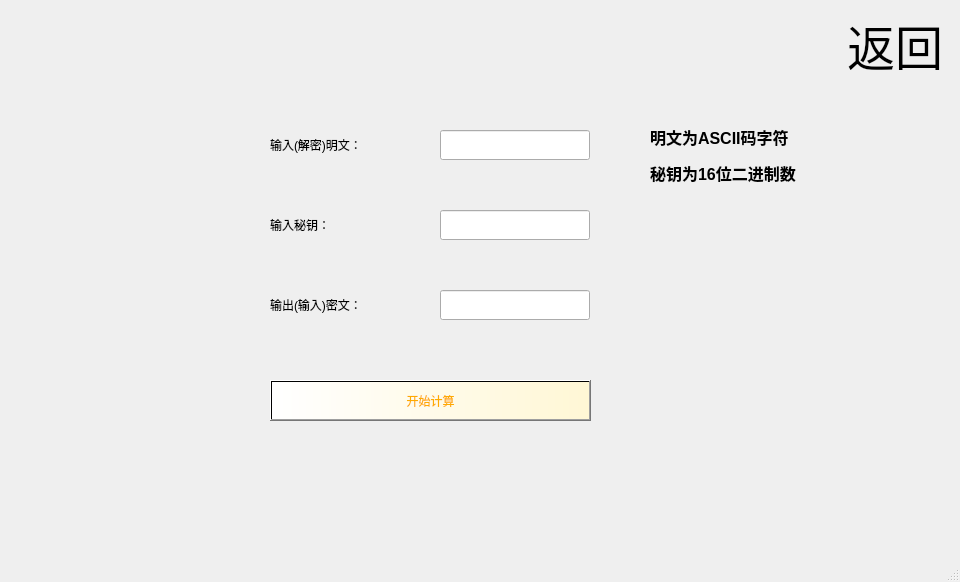
<?xml version="1.0" encoding="UTF-8"?>
<ui version="4.0">
 <class>figure_2</class>
 <widget class="QMainWindow" name="figure_2">
  <property name="geometry">
   <rect>
    <x>0</x>
    <y>0</y>
    <width>960</width>
    <height>582</height>
   </rect>
  </property>
  <property name="windowTitle">
   <string>MainWindow</string>
  </property>
  <widget class="QWidget" name="centralwidget">
   <widget class="QLineEdit" name="lineEdit">
    <property name="geometry">
     <rect>
      <x>440</x>
      <y>130</y>
      <width>150</width>
      <height>30</height>
     </rect>
    </property>
   </widget>
   <widget class="QLabel" name="label_4">
    <property name="geometry">
     <rect>
      <x>0</x>
      <y>0</y>
      <width>960</width>
      <height>540</height>
     </rect>
    </property>
    <property name="styleSheet">
     <string notr="true">image: url(:/background2.png);</string>
    </property>
    <property name="text">
     <string/>
    </property>
   </widget>
   <widget class="QLineEdit" name="lineEdit_2">
    <property name="geometry">
     <rect>
      <x>440</x>
      <y>210</y>
      <width>150</width>
      <height>30</height>
     </rect>
    </property>
   </widget>
   <widget class="QLabel" name="label_2">
    <property name="geometry">
     <rect>
      <x>270</x>
      <y>190</y>
      <width>100</width>
      <height>70</height>
     </rect>
    </property>
    <property name="styleSheet">
     <string notr="true">font: 16pt &quot;黑体&quot;;</string>
    </property>
    <property name="text">
     <string>&lt;html&gt;&lt;head/&gt;&lt;body&gt;&lt;p&gt;输入秘钥：&lt;/p&gt;&lt;/body&gt;&lt;/html&gt;</string>
    </property>
   </widget>
   <widget class="QLabel" name="label">
    <property name="geometry">
     <rect>
      <x>270</x>
      <y>110</y>
      <width>160</width>
      <height>70</height>
     </rect>
    </property>
    <property name="styleSheet">
     <string notr="true">font: 16pt &quot;黑体&quot;;</string>
    </property>
    <property name="text">
     <string>&lt;html&gt;&lt;head/&gt;&lt;body&gt;&lt;p&gt;输入(解密)明文：&lt;/p&gt;&lt;/body&gt;&lt;/html&gt;</string>
    </property>
   </widget>
   <widget class="QPushButton" name="pushButton">
    <property name="geometry">
     <rect>
      <x>270</x>
      <y>380</y>
      <width>321</width>
      <height>41</height>
     </rect>
    </property>
    <property name="styleSheet">
     <string notr="true">font: 28pt &quot;黑体&quot;;
color: rgb(255, 170, 0);
background-color: qlineargradient(spread:pad, x1:0, y1:0, x2:1, y2:0, stop:0 rgba(255,255, 255,255), stop:1 rgb(255, 247, 213));
</string>
    </property>
    <property name="text">
     <string>开始计算</string>
    </property>
   </widget>
   <widget class="QLabel" name="label_3">
    <property name="geometry">
     <rect>
      <x>270</x>
      <y>270</y>
      <width>160</width>
      <height>70</height>
     </rect>
    </property>
    <property name="styleSheet">
     <string notr="true">font: 16pt &quot;黑体&quot;;</string>
    </property>
    <property name="text">
     <string>&lt;html&gt;&lt;head/&gt;&lt;body&gt;&lt;p&gt;输出(输入)密文：&lt;/p&gt;&lt;/body&gt;&lt;/html&gt;</string>
    </property>
   </widget>
   <widget class="QLabel" name="label_6">
    <property name="geometry">
     <rect>
      <x>840</x>
      <y>10</y>
      <width>110</width>
      <height>60</height>
     </rect>
    </property>
    <property name="text">
     <string>&lt;html&gt;&lt;head/&gt;&lt;body&gt;&lt;p align=&quot;center&quot;&gt;&lt;span style=&quot; font-size:36pt;&quot;&gt;返回&lt;/span&gt;&lt;/p&gt;&lt;/body&gt;&lt;/html&gt;</string>
    </property>
   </widget>
   <widget class="QLineEdit" name="lineEdit_3">
    <property name="geometry">
     <rect>
      <x>440</x>
      <y>290</y>
      <width>150</width>
      <height>30</height>
     </rect>
    </property>
   </widget>
   <widget class="QLabel" name="label_5">
    <property name="geometry">
     <rect>
      <x>650</x>
      <y>70</y>
      <width>151</width>
      <height>171</height>
     </rect>
    </property>
    <property name="text">
     <string>&lt;html&gt;&lt;head/&gt;&lt;body&gt;&lt;p&gt;&lt;span style=&quot; font-size:12pt; font-weight:700;&quot;&gt;明文为ASCII码字符&lt;/span&gt;&lt;/p&gt;&lt;p&gt;&lt;span style=&quot; font-size:12pt; font-weight:700;&quot;&gt;秘钥为16位二进制数&lt;/span&gt;&lt;/p&gt;&lt;/body&gt;&lt;/html&gt;</string>
    </property>
   </widget>
   <zorder>label_4</zorder>
   <zorder>lineEdit</zorder>
   <zorder>lineEdit_2</zorder>
   <zorder>label_2</zorder>
   <zorder>label</zorder>
   <zorder>pushButton</zorder>
   <zorder>label_3</zorder>
   <zorder>label_6</zorder>
   <zorder>lineEdit_3</zorder>
   <zorder>label_5</zorder>
  </widget>
  <widget class="QMenuBar" name="menubar">
   <property name="geometry">
    <rect>
     <x>0</x>
     <y>0</y>
     <width>960</width>
     <height>22</height>
    </rect>
   </property>
  </widget>
  <widget class="QStatusBar" name="statusbar"/>
 </widget>
 <resources/>
 <connections/>
</ui>
